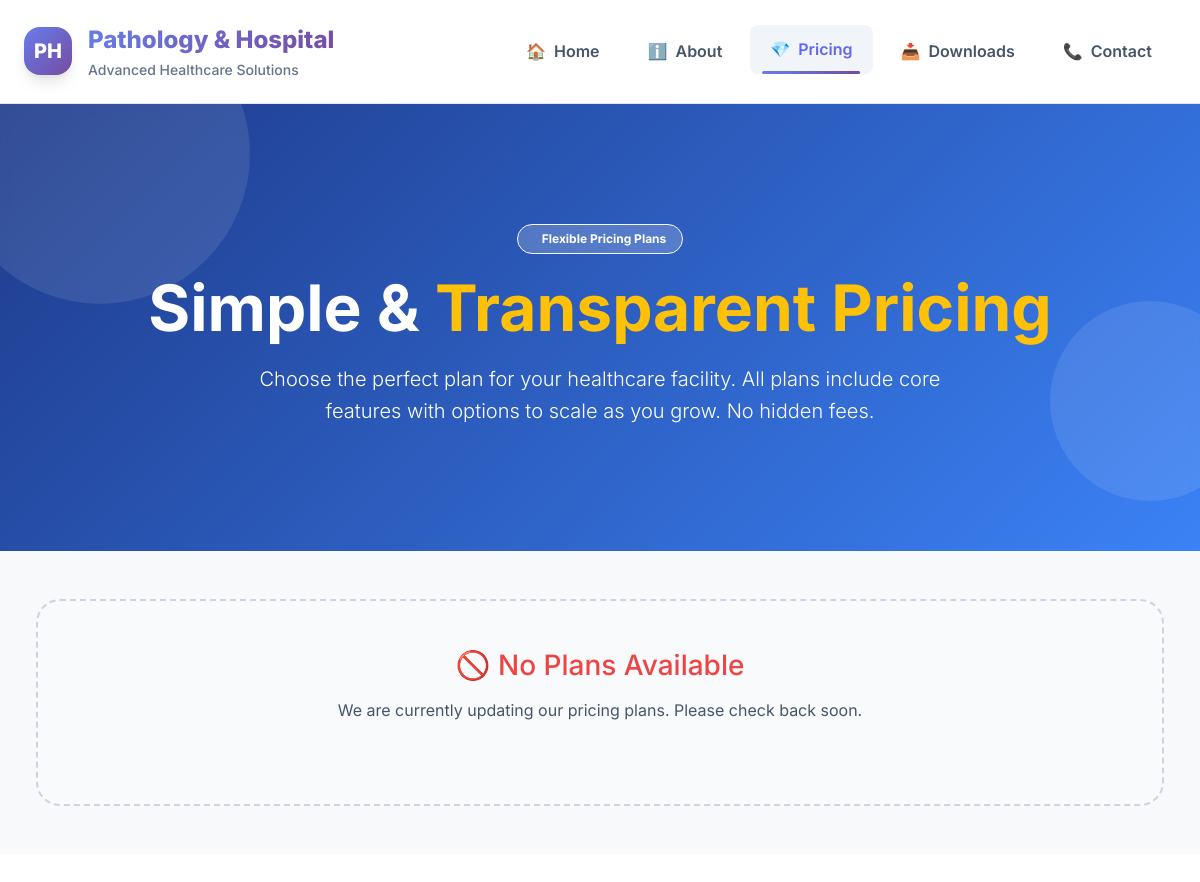
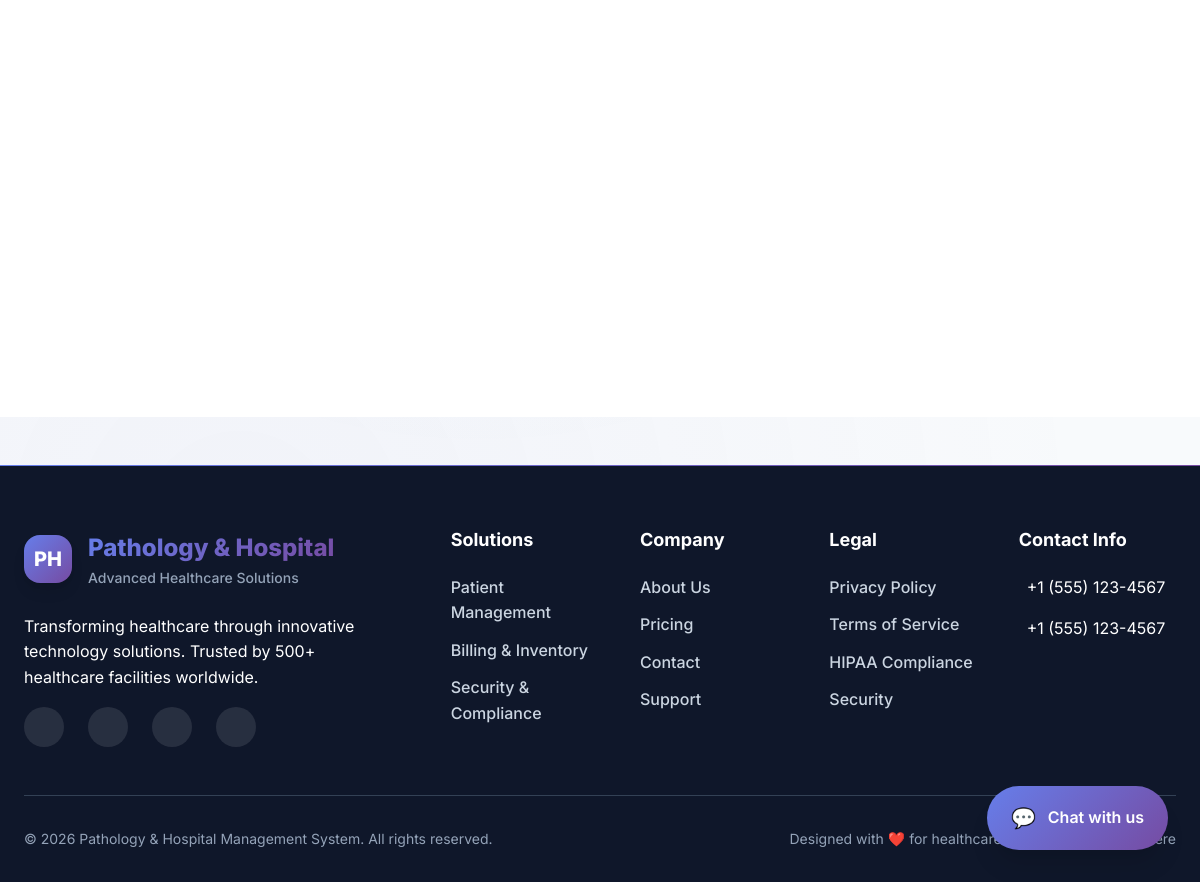
The app's page /pricing.php, older data (2 pictures, top to bottom).
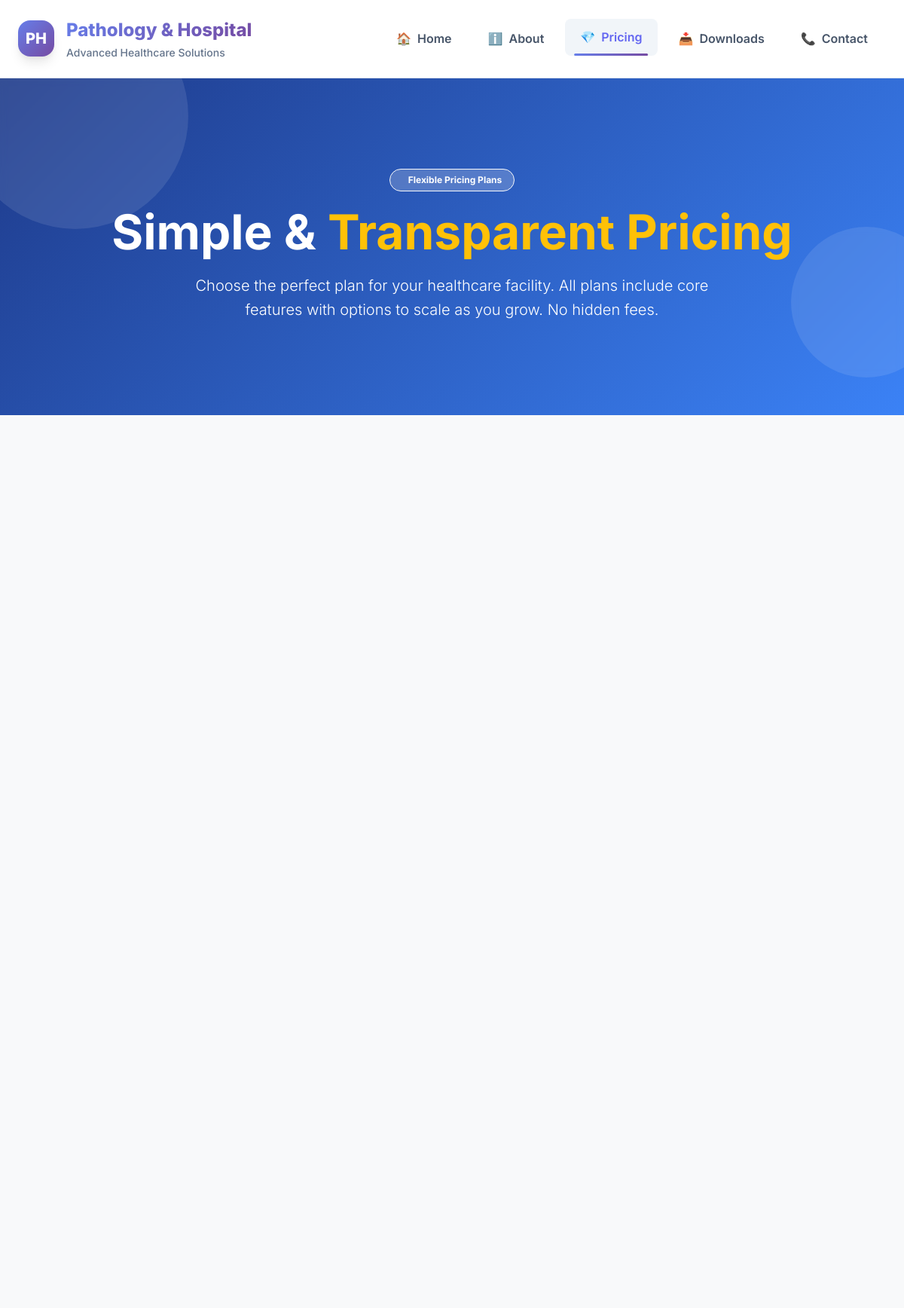
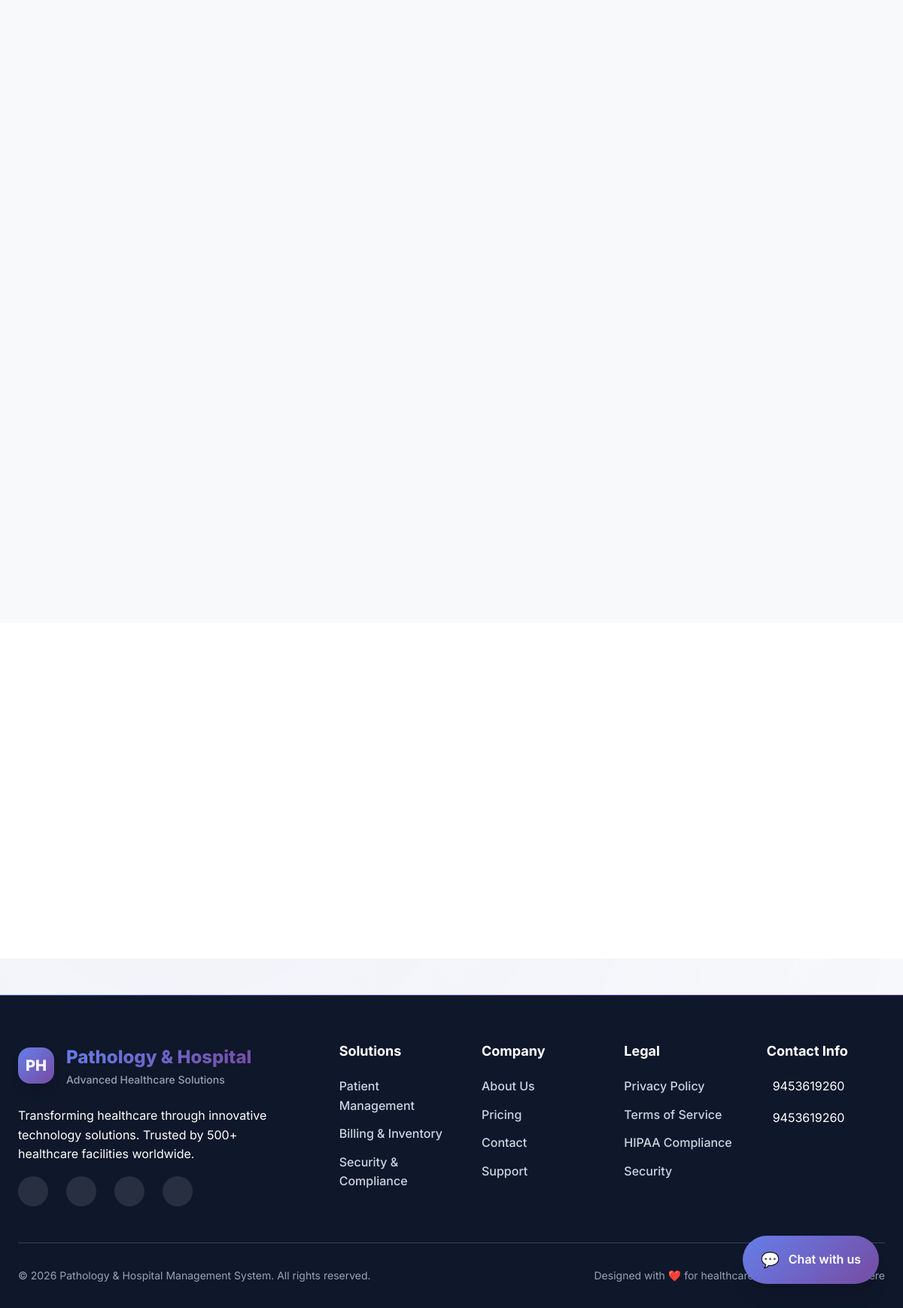
The same page, newer data (2 pictures, top to bottom).
### tables this page shows
CREATE TABLE `owners` (
  `id` int(11) NOT NULL,
  `server_id` int(11) DEFAULT NULL,
  `name` varchar(255) NOT NULL,
  `phone` varchar(50) DEFAULT NULL,
  `whatsapp` varchar(50) DEFAULT NULL,
  `email` varchar(255) DEFAULT NULL,
  `address` text DEFAULT NULL,
  `link` text NOT NULL,
  `added_by` int(11) NOT NULL,
  `created_at` datetime DEFAULT NULL,
  `updated_at` datetime DEFAULT NULL
);

### umakant/public_plans.php (the view, shortened to what the changed rows need)
<?php
require_once __DIR__ . '/inc/connection.php';
try{
    $stmt = $pdo->prepare('SELECT id,name,description,price,upi,time_type,qr_code FROM plans WHERE price IS NOT NULL ORDER BY price ASC');
    $stmt->execute();
    $plans = $stmt->fetchAll(PDO::FETCH_ASSOC);
}catch(Throwable $e){
    echo '<div class="error-state">';
    echo '<h3>⚠️ Unable to Load Plans</h3>';
    echo '<p>We are experiencing technical difficulties. Please try again later or contact our support team.</p>';
    echo '</div>';
    return;
}
if (!$plans || count($plans) === 0){
    echo '<div class="error-state">';
    echo '<h3>🚫 No Plans Available</h3>';
    echo '<p>We are currently updating our pricing plans. Please check back soon.</p>';
    echo '</div>';
    return;
}
?>

### inc/footer.php (shortened to what the changed rows need)
<?php
$footerPhone = '+1 (555) 123-4567';
$footerWhatsapp = '+1 (555) 123-4567';
try {
    $stmt = $pdo->query("SELECT phone, whatsapp, email FROM owners ORDER BY id ASC LIMIT 1");
    $owner = $stmt->fetch(PDO::FETCH_ASSOC);
    if ($owner) {
        if (!empty($owner['phone'])) {
            $footerPhone = $owner['phone'];
        }
        if (!empty($owner['whatsapp'])) {
            $footerWhatsapp = $owner['whatsapp'];
        }
    }
} catch (Exception $e) {
    error_log("Footer owner fetch error: " . $e->getMessage());
}
?>
<footer class="site-footer">
  <div class="container">
    <div class="footer-content">
      <div class="footer-main">
        <div class="footer-links">
          <div class="footer-column">
            <div class="footer-contact">
              <div class="contact-item mb-3">
                <a href="tel:<?php echo preg_replace('/[^0-9+]/', '', $footerPhone); ?>" class="text-white text-decoration-none"><?php echo htmlspecialchars($footerPhone); ?></a>
              </div>
              <div class="contact-item">
                <a href="https://wa.me/<?php echo preg_replace('/[^0-9]/', '', $footerWhatsapp); ?>" target="_blank" class="text-white text-decoration-none"><?php echo htmlspecialchars($footerWhatsapp); ?></a>
              </div>
            </div>
          </div>
        </div>
      </div>
    </div>
  </div>
</footer>

Row changes from the older to the newer data that the page shows:
added owners: phone "9453619260", whatsapp "9453619260"
Text that changed along with them:
$footerPhone: "+1 (555) 123-4567" → (not shown)
$footerWhatsapp: "+1 (555) 123-4567" → (not shown)
text no longer shown: "🚫 No Plans Available We are currently updating our pricing plans. Please check back soon."
